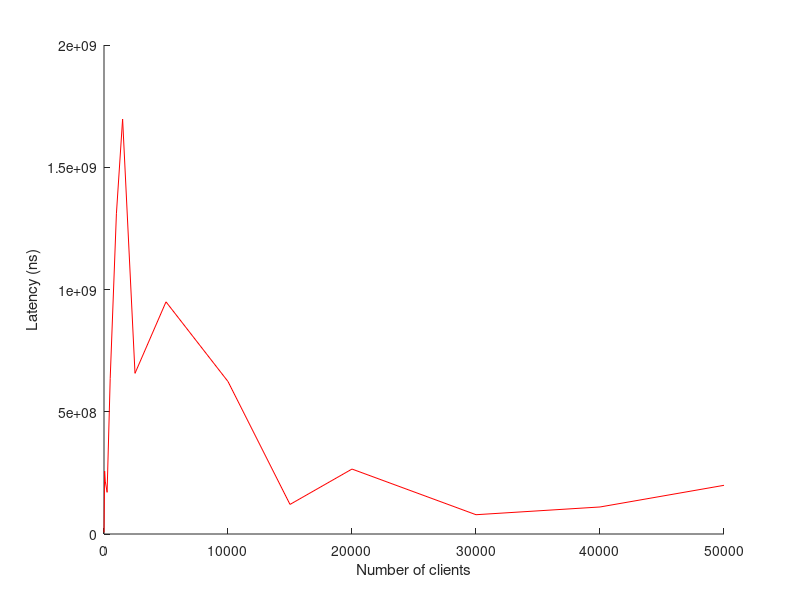
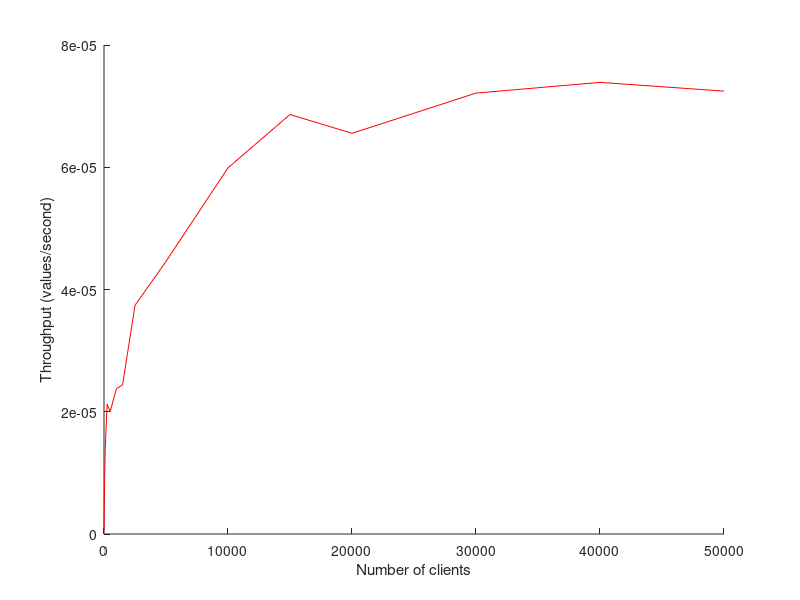

These figures' MATLAB source, in order:
x = [1, 50, 100, 250, 500, 1000, 1500, 2500, 5000, 10000, 15000, 20000, 30000, 40000, 50000];

y_latency = [6326904, 257289265, 216260144, 170397970, 636255906, 1309726393, 1697168474, 657115435, 949552116, 623599903, 120938298, 265636262, 78898916, 110527647, 199113542];

trans = [71, 9048, 9187, 36144, 78156, 124240, 154757, 289255, 603712, 1148319, 1840421, 2345150, 3500492, 4627708, 5770533];
total = [130035719, 1001614022, 657222253, 1701428927, 3901580870, 5223262288, 6338118143, 7732229129, 13536750983, 19169656409, 26817830076, 35776012413, 48527881340, 62633839056, 79643135724];
y_throughput = trans ./ total;


figure(1);
hold on;
xlabel('Number of clients')
ylabel('Latency (ns)')
plot(x, y_latency, 'r');
hold off;
print -depsc 'latency'

figure(2);
hold on;
xlabel('Number of clients')
ylabel('Throughput (values/second)')
plot(x, y_throughput, 'r');
hold off;
print -depsc 'throughput'
